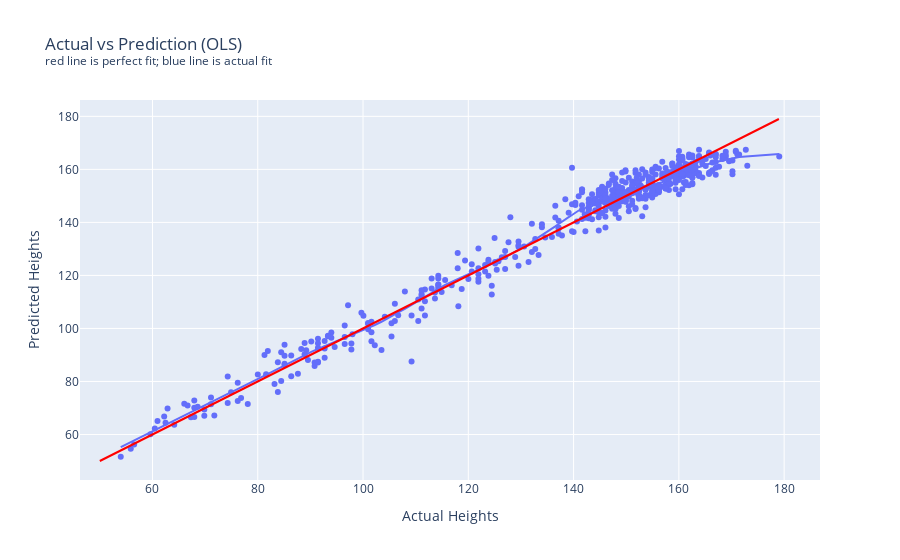

This figure's notebook cell:
### Markdown cell above
## Actual vs Predicted

### Code cell
import plotly_express as px

temp = data.copy()
temp.rename(columns={'height': 'Actual Heights'}, inplace=True)
temp['Predicted Heights'] = posterior_target_point_predictions
temp['Residuals'] = temp['Predicted Heights'] - temp['Actual Heights']

fig = px.scatter(
    temp,
    x="Actual Heights",
    y="Predicted Heights",
    trendline='lowess',
    trendline_options=dict(frac=0.1),
    title=plot.px_title(
        "Actual vs Prediction (OLS)",
        "red line is perfect fit; blue line is actual fit"
    )
)

perfect_line = px.line(
    pd.DataFrame(dict(x=np.arange(50, 180), y=np.arange(50, 180))),
    x='x',
    y='y',
)
perfect_line.update_traces(line_color='red', line_width=2)
fig.add_trace(perfect_line.data[0])
fig

### Figure 1 — Plotly figure (JSON) as saved in the notebook; plotly's stock layout.template omitted (floating-point values rounded to 4 significant figures; data arrays with more than 128 entries replaced by an {"elided": "..."} marker saying what was removed)
{"data": [{"hovertemplate": "Actual Heights=%{x}<br>Predicted Heights=%{y}<extra></extra>", "legendgroup": "", "marker": {"color": "#636efa", "symbol": "circle"}, "mode": "markers", "name": "", "orientation": "v", "showlegend": false, "type": "scatter", "x": {"elided": "544 float values"}, "xaxis": "x", "y": {"elided": "544 float values"}, "yaxis": "y"}, {"hovertemplate": "<b>LOWESS trendline</b><br><br>Actual Heights=%{x}<br>Predicted Heights=%{y} <b>(trend)</b><extra></extra>", "legendgroup": "", "marker": {"color": "#636efa", "symbol": "circle"}, "mode": "lines", "name": "", "showlegend": false, "type": "scatter", "x": {"elided": "544 float values"}, "xaxis": "x", "y": {"elided": "544 float values"}, "yaxis": "y"}, {"hovertemplate": "x=%{x}<br>y=%{y}<extra></extra>", "legendgroup": "", "line": {"color": "red", "dash": "solid", "width": 2}, "marker": {"symbol": "circle"}, "mode": "lines", "name": "", "orientation": "v", "showlegend": false, "type": "scatter", "x": {"elided": "130 int values"}, "xaxis": "x", "y": {"elided": "130 int values"}, "yaxis": "y"}], "layout": {"legend": {"tracegroupgap": 0}, "title": {"text": "Actual vs Prediction (OLS)<br><sup>red line is perfect fit; blue line is actual fit</sup>"}, "xaxis": {"anchor": "y", "domain": [0, 1], "title": {"text": "Actual Heights"}}, "yaxis": {"anchor": "x", "domain": [0, 1], "title": {"text": "Predicted Heights"}}}}
